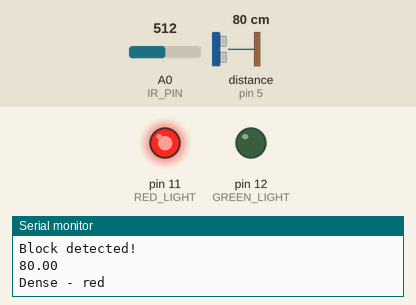
Recording of a sketch running on a simulated Arduino Uno, built with avr-gcc and run on an emulated ATmega328P. On the bench: output pins drawn as LEDs (lit = HIGH), the last lines printed to the serial monitor. Inputs (shaded band) come from the test bench; at power-on: distance to the obstacle (sensor on pin 5) 80 cm, A0 (IR_PIN) = 512. The echo pulse lasts 58.3 µs per cm.

Above: at 1.2 s.
1.3 s: distance to the obstacle (sensor on pin 5) set to 13 cm
7.2 s: distance to the obstacle (sensor on pin 5) set to 10 cm
At 12.4 s:
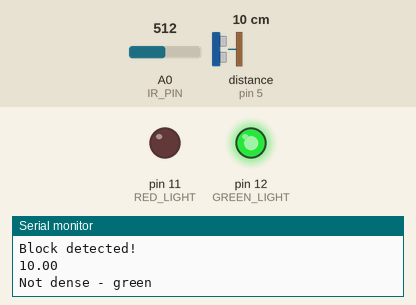
18.5 s: A0 (IR_PIN) set to 790
At 22.9 s:
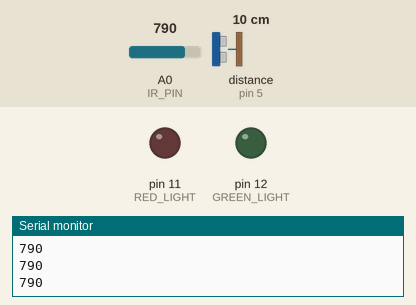
23.5 s: A0 (IR_PIN) set to 764
At 24.7 s:
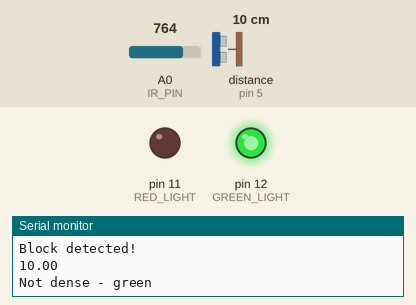
34.8 s: A0 (IR_PIN) set to 900
At 40.7 s:
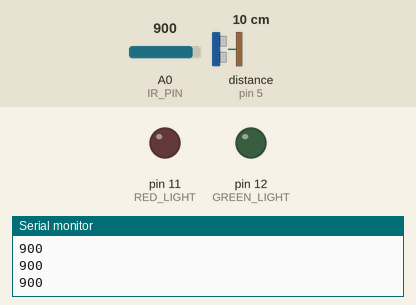
Timing chart, 0 to 41.5 s (numbered marks = the images above; inputs shaded):
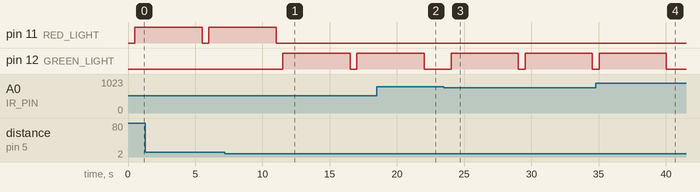

The sketch:

Block.ino
```cpp
#include <HCSR04.h>
#include <Adafruit_MotorShield.h>

#define TRIG_BLOCK 4
#define ECHO_BLOCK 5
#define AMBER_LIGHT 8
#define RED_LIGHT 11
#define GREEN_LIGHT 12
#define IR_PIN A0

#define IR_THRESHOLD 780
#define DENSE_THRESHOLD 11

class IR{
private:
  // class field
  int irPin;

public:
  // constructor
  IR(int pin) {
    pinMode(pin, INPUT);
    irPin = pin;
  }

  // functions
  bool obstacle(int threshold) {
    int analog = 0;
    int analog_reading;
    for (int i = 0; i < 10; i++) {
      analog_reading = analogRead(irPin);
      analog += analog_reading;
    }
    analog /= 10;
    Serial.println(analog);
    return (analog < threshold);
  }
};

class Ultrasound
{
public:
  // class field
  HCSR04 hc;

  // constructor
  Ultrasound(int trig, int echo) : hc(trig, echo){};

  // functions
  float dist()
  {
    return hc.dist();
  }

  bool wall(float distanceCm)
  {
    return (hc.dist() < distanceCm);
  }

  bool denseBlock(int threshold) {
    float distance = hc.dist();
    Serial.println(distance);
    return (distance > threshold);
  }

  double distError(double distanceCm) { // too far (-ve), too close (+ve)
    double distance = hc.dist();
    /*
    Serial.print("DistanceCm:");
    Serial.println(distanceCm);
    Serial.print("Distance:");
    Serial.println(distance);
    */
    return distanceCm - distance;
  }
};

IR irBlock(IR_PIN);
Ultrasound ultrasoundBlock(TRIG_BLOCK, ECHO_BLOCK);

 void blockBeforeGrab()
  {
    while (!irBlock.obstacle(IR_THRESHOLD))
    {
    }
  }

bool blockDifferentiate() // detect and grab the block, return whether the block is dense or not
  {
    bool isDense = true;
    if (ultrasoundBlock.denseBlock(DENSE_THRESHOLD))
    { // dense - red
      Serial.println("Dense - red");
      digitalWrite(RED_LIGHT, HIGH);
      digitalWrite(GREEN_LIGHT, LOW);
      delay(5000);
      digitalWrite(RED_LIGHT, LOW);
    }
    else
    { // not dense - green
      Serial.println("Not dense - green");
      digitalWrite(RED_LIGHT, LOW);
      digitalWrite(GREEN_LIGHT, HIGH);
      delay(5000);
      digitalWrite(GREEN_LIGHT, LOW);
      isDense = false;
    }
    return isDense;
  }

void setup() {
  Serial.begin(9600);
  pinMode(RED_LIGHT, OUTPUT);
  digitalWrite(RED_LIGHT, LOW);
  pinMode(GREEN_LIGHT, OUTPUT);
  digitalWrite(GREEN_LIGHT, LOW);
  pinMode(IR_PIN, INPUT);
}

void loop() {
  blockBeforeGrab();
  Serial.println("Block detected!");
  delay(500);
  blockDifferentiate();
}
```

Measured:
- the behaviour switches between 12 and 11 cm on distance to the obstacle (sensor on pin 5) (found by bisection; images 0 and 1)
- the behaviour switches between 780 and 779 on A0 (IR_PIN) (found by bisection; images 2 and 3)
- after the input at 7.2 s, pin 11 (RED_LIGHT): goes on until 11.0 s, then stays LOW; pin 12 (GREEN_LIGHT): LOW → HIGH after 4.3 s, → LOW 5.0 s later, → HIGH 0.50 s later
- after the input at 18.5 s, pin 12 (GREEN_LIGHT): goes on until 22.0 s, then stays LOW
- after the input at 23.5 s, pin 12 (GREEN_LIGHT): alternates HIGH for 5.0 s and LOW for 0.50 s, starting after 0.53 s
- after the input at 34.8 s, pin 12 (GREEN_LIGHT): goes on until 40.0 s, then stays LOW
